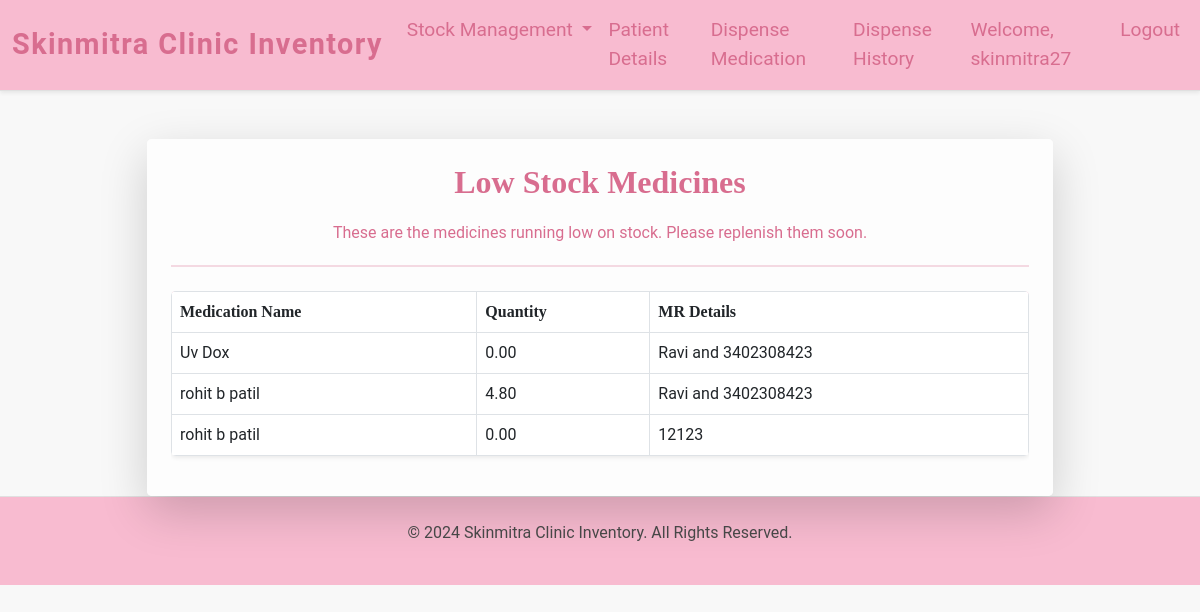
/low_stock/ (signed in), run on an earlier commit of the app's database.
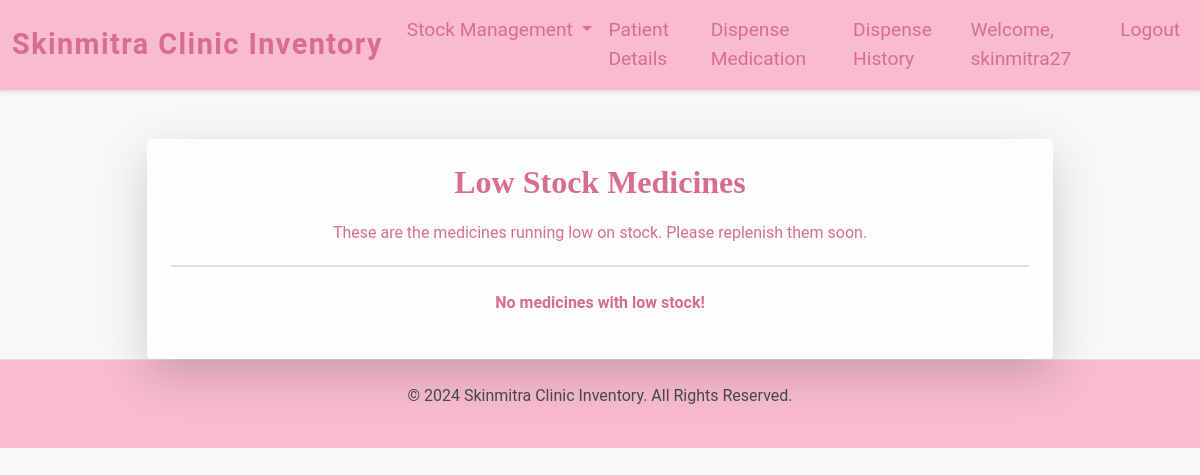
And on a later commit of the database.
### inventory/models.py (models this page shows, shortened)
class Medication(models.Model):
    name = models.CharField(max_length=100)
    quantity = models.DecimalField(max_digits=10, decimal_places=2)
    date_added = models.DateTimeField(auto_now_add=True)
    company_name = models.CharField(max_length=255, default="Unknown")
    mr_number = models.CharField(max_length=255, default="Unknown")

### inventory/views.py (the view)
# urls.py: path('low_stock/', views.low_stock, name='low_stock'),
@login_required
def low_stock(request):
    medications = Medication.objects.filter(quantity__lt=10)
    return render(request, "low_stock.html", {"medications": medications})

### inventory/templates/low_stock.html (shortened to what this page needs)
{% extends "base.html" %}
{% block content %}
<div class="container mt-5">
    <div class="row justify-content-center">
        <div class="col-md-10">
            <div class="card shadow-lg border-0">
                <div class="card-body p-4">
                    <div class="text-center mb-4">
                        <h1 class="low-stock-heading">Low Stock Medicines</h1>
                        <p class="lead-text">These are the medicines running low on stock. Please replenish them soon.</p>
                        <hr class="hr-style">
                    </div>
                    {% if medications %}
                    <div class="table-responsive mt-4">
                        <table class="table table-bordered table-hover shadow-sm">
                            <thead class="table-heading">
                                <tr>
                                    <th>Medication Name</th>
                                    <th>Quantity</th>
                                    <th>MR Details</th>
                                </tr>
                            </thead>
                            <tbody>
                                {% for medication in medications %}
                                <tr>
                                    <td>{{ medication.name }}</td>
                                    <td>{{ medication.quantity }}</td>
                                    <td>{{ medication.mr_number }}</td>
                                </tr>
                                {% empty %}
                                <tr>
                                    <td colspan="2" class="text-center-custom">No low stock medicines available.</td>
                                </tr>
                                {% endfor %}
                            </tbody>
                        </table>
                    </div>
                    {% else %}
                    <p class="low-stock-heading text-center-custom mt-4">No medicines with low stock!</p>
                    {% endif %}
                </div>
            </div>
        </div>
    </div>
</div>
{% endblock %}

What changed in the data, as far as the page shows it:
removed Medication: name "Uv Dox", quantity "0.00", mr_number "Ravi and 3402308423"
removed Medication: name "rohit b patil", quantity "4.80", mr_number "Ravi and 3402308423"
removed Medication: name "rohit b patil", quantity "0.00", mr_number "12123"
Also different on the page:
text no longer shown: "Medication Name Quantity MR Details"
text now shown: "No medicines with low stock!"
